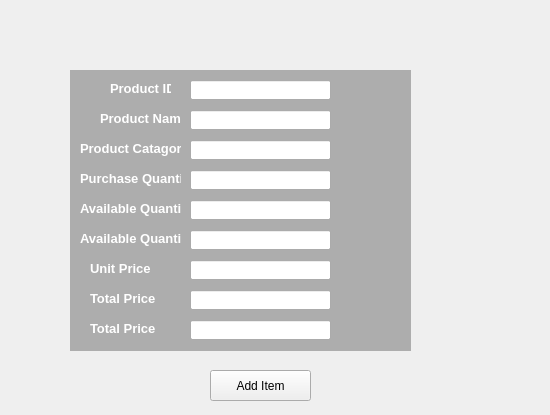
<?xml version="1.0" encoding="UTF-8"?>
<ui version="4.0">
 <class>Form</class>
 <widget class="QWidget" name="Form">
  <property name="geometry">
   <rect>
    <x>0</x>
    <y>0</y>
    <width>550</width>
    <height>415</height>
   </rect>
  </property>
  <property name="windowTitle">
   <string>Form</string>
  </property>
  <widget class="QLabel" name="label">
   <property name="geometry">
    <rect>
     <x>20</x>
     <y>30</y>
     <width>461</width>
     <height>381</height>
    </rect>
   </property>
   <property name="font">
    <font>
     <pointsize>10</pointsize>
     <weight>75</weight>
     <bold>true</bold>
    </font>
   </property>
   <property name="styleSheet">
    <string notr="true">background-image: url(:/images/background.jpg);</string>
   </property>
   <property name="text">
    <string/>
   </property>
  </widget>
  <widget class="QLabel" name="label_3">
   <property name="geometry">
    <rect>
     <x>70</x>
     <y>70</y>
     <width>341</width>
     <height>281</height>
    </rect>
   </property>
   <property name="styleSheet">
    <string notr="true">Background-color:rgba(0,0,0,70);</string>
   </property>
   <property name="text">
    <string/>
   </property>
  </widget>
  <widget class="QLabel" name="label_4">
   <property name="geometry">
    <rect>
     <x>110</x>
     <y>80</y>
     <width>61</width>
     <height>16</height>
    </rect>
   </property>
   <property name="font">
    <font>
     <pointsize>10</pointsize>
     <weight>75</weight>
     <bold>true</bold>
    </font>
   </property>
   <property name="styleSheet">
    <string notr="true">color:rgba(255,255,255);</string>
   </property>
   <property name="text">
    <string>Product ID</string>
   </property>
  </widget>
  <widget class="QLabel" name="label_5">
   <property name="geometry">
    <rect>
     <x>100</x>
     <y>110</y>
     <width>81</width>
     <height>16</height>
    </rect>
   </property>
   <property name="font">
    <font>
     <pointsize>10</pointsize>
     <weight>75</weight>
     <bold>true</bold>
    </font>
   </property>
   <property name="styleSheet">
    <string notr="true">color:rgba(255,255,255);</string>
   </property>
   <property name="text">
    <string>Product Name</string>
   </property>
  </widget>
  <widget class="QLabel" name="label_6">
   <property name="geometry">
    <rect>
     <x>80</x>
     <y>140</y>
     <width>101</width>
     <height>16</height>
    </rect>
   </property>
   <property name="font">
    <font>
     <pointsize>10</pointsize>
     <weight>75</weight>
     <bold>true</bold>
    </font>
   </property>
   <property name="styleSheet">
    <string notr="true">color:rgba(255,255,255);</string>
   </property>
   <property name="text">
    <string>Product Catagory</string>
   </property>
  </widget>
  <widget class="QLabel" name="label_7">
   <property name="geometry">
    <rect>
     <x>80</x>
     <y>170</y>
     <width>101</width>
     <height>16</height>
    </rect>
   </property>
   <property name="font">
    <font>
     <pointsize>10</pointsize>
     <weight>75</weight>
     <bold>true</bold>
    </font>
   </property>
   <property name="styleSheet">
    <string notr="true">color:rgba(255,255,255);</string>
   </property>
   <property name="text">
    <string>Purchase Quantity</string>
   </property>
  </widget>
  <widget class="QLabel" name="label_8">
   <property name="geometry">
    <rect>
     <x>80</x>
     <y>200</y>
     <width>101</width>
     <height>16</height>
    </rect>
   </property>
   <property name="font">
    <font>
     <pointsize>10</pointsize>
     <weight>75</weight>
     <bold>true</bold>
    </font>
   </property>
   <property name="styleSheet">
    <string notr="true">color:rgba(255,255,255);</string>
   </property>
   <property name="text">
    <string>Available Quantity</string>
   </property>
  </widget>
  <widget class="QLabel" name="label_9">
   <property name="geometry">
    <rect>
     <x>80</x>
     <y>230</y>
     <width>101</width>
     <height>16</height>
    </rect>
   </property>
   <property name="font">
    <font>
     <pointsize>10</pointsize>
     <weight>75</weight>
     <bold>true</bold>
    </font>
   </property>
   <property name="styleSheet">
    <string notr="true">color:rgba(255,255,255);</string>
   </property>
   <property name="text">
    <string>Available Quantity</string>
   </property>
  </widget>
  <widget class="QLabel" name="label_10">
   <property name="geometry">
    <rect>
     <x>90</x>
     <y>260</y>
     <width>101</width>
     <height>16</height>
    </rect>
   </property>
   <property name="font">
    <font>
     <pointsize>10</pointsize>
     <weight>75</weight>
     <bold>true</bold>
    </font>
   </property>
   <property name="styleSheet">
    <string notr="true">color:rgba(255,255,255);</string>
   </property>
   <property name="text">
    <string>Unit Price</string>
   </property>
  </widget>
  <widget class="QLabel" name="label_11">
   <property name="geometry">
    <rect>
     <x>90</x>
     <y>290</y>
     <width>101</width>
     <height>16</height>
    </rect>
   </property>
   <property name="font">
    <font>
     <pointsize>10</pointsize>
     <weight>75</weight>
     <bold>true</bold>
    </font>
   </property>
   <property name="styleSheet">
    <string notr="true">color:rgba(255,255,255);</string>
   </property>
   <property name="text">
    <string>Total Price</string>
   </property>
  </widget>
  <widget class="QLabel" name="label_12">
   <property name="geometry">
    <rect>
     <x>90</x>
     <y>320</y>
     <width>101</width>
     <height>16</height>
    </rect>
   </property>
   <property name="font">
    <font>
     <pointsize>10</pointsize>
     <weight>75</weight>
     <bold>true</bold>
    </font>
   </property>
   <property name="styleSheet">
    <string notr="true">color:rgba(255,255,255);</string>
   </property>
   <property name="text">
    <string>Total Price</string>
   </property>
  </widget>
  <widget class="QLineEdit" name="lineEdit">
   <property name="geometry">
    <rect>
     <x>190</x>
     <y>80</y>
     <width>141</width>
     <height>20</height>
    </rect>
   </property>
  </widget>
  <widget class="QLineEdit" name="lineEdit_2">
   <property name="geometry">
    <rect>
     <x>190</x>
     <y>110</y>
     <width>141</width>
     <height>20</height>
    </rect>
   </property>
  </widget>
  <widget class="QLineEdit" name="lineEdit_3">
   <property name="geometry">
    <rect>
     <x>190</x>
     <y>140</y>
     <width>141</width>
     <height>20</height>
    </rect>
   </property>
  </widget>
  <widget class="QLineEdit" name="lineEdit_4">
   <property name="geometry">
    <rect>
     <x>190</x>
     <y>170</y>
     <width>141</width>
     <height>20</height>
    </rect>
   </property>
  </widget>
  <widget class="QLineEdit" name="lineEdit_5">
   <property name="geometry">
    <rect>
     <x>190</x>
     <y>200</y>
     <width>141</width>
     <height>20</height>
    </rect>
   </property>
  </widget>
  <widget class="QLineEdit" name="lineEdit_6">
   <property name="geometry">
    <rect>
     <x>190</x>
     <y>230</y>
     <width>141</width>
     <height>20</height>
    </rect>
   </property>
  </widget>
  <widget class="QLineEdit" name="lineEdit_7">
   <property name="geometry">
    <rect>
     <x>190</x>
     <y>260</y>
     <width>141</width>
     <height>20</height>
    </rect>
   </property>
  </widget>
  <widget class="QLineEdit" name="lineEdit_8">
   <property name="geometry">
    <rect>
     <x>190</x>
     <y>290</y>
     <width>141</width>
     <height>20</height>
    </rect>
   </property>
  </widget>
  <widget class="QLineEdit" name="lineEdit_9">
   <property name="geometry">
    <rect>
     <x>190</x>
     <y>320</y>
     <width>141</width>
     <height>20</height>
    </rect>
   </property>
  </widget>
  <widget class="QPushButton" name="pushButton">
   <property name="geometry">
    <rect>
     <x>210</x>
     <y>370</y>
     <width>101</width>
     <height>31</height>
    </rect>
   </property>
   <property name="text">
    <string>Add Item</string>
   </property>
  </widget>
 </widget>
 <resources>
  <include location="addproduct.qrc"/>
 </resources>
 <connections/>
</ui>
